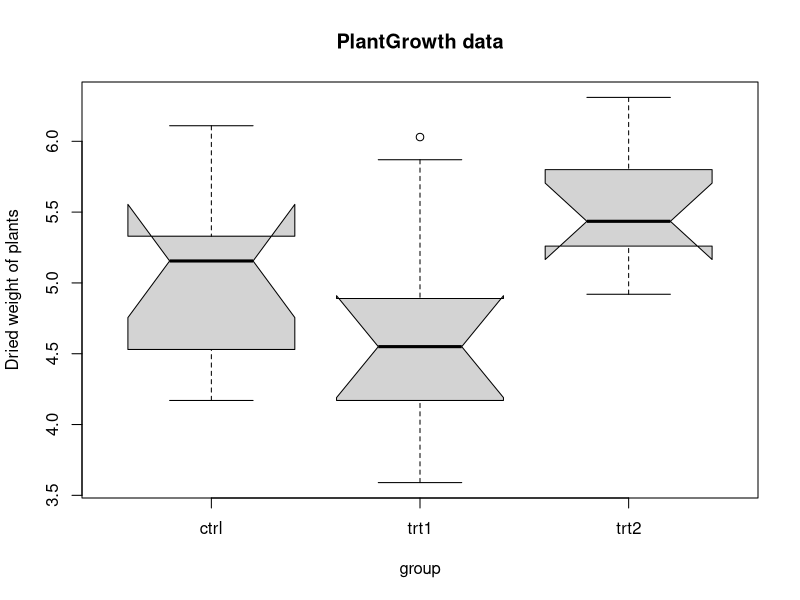
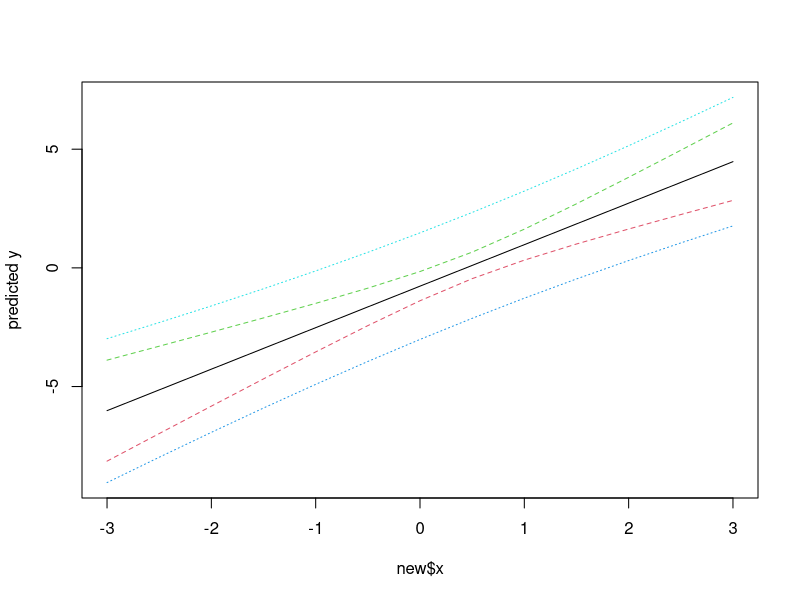

Reproduce these figures in R, in order.
## ---- chunk 1
knitr::opts_chunk$set(
	echo = TRUE,
	message = FALSE,
	warning = FALSE
)
## ---- chunk 2
## Examples of specific questions ?

#  - For future farming technique for a specified plant which treatment condition gives the largest plant yields on average

#  - Which web-site design is most viewed by customers  ?

#  - What will the temperature be next Thurseday ?

#  - What will my fourth quarter sales in region C be ?
  
#  - Which viewers like the same types of movies?
  
#  - Which plant is in this image ?

#  - What will be the Share price next month ?

## ---- chunk 3
require(stats); require(graphics)
boxplot(weight ~ group, data = PlantGrowth, main = "PlantGrowth data",
        ylab = "Dried weight of plants", col = "lightgray",
        notch = TRUE, varwidth = TRUE)
anova(lm(weight ~ group, data = PlantGrowth))
## ---- chunk 4
## Predictions
x <- rnorm(15)
y <- x + rnorm(15)
predict(lm(y ~ x))
new <- data.frame(x = seq(-3, 3, 0.5))
predict(lm(y ~ x), new, se.fit = TRUE)
pred.w.plim <- predict(lm(y ~ x), new, interval = "prediction")
pred.w.clim <- predict(lm(y ~ x), new, interval = "confidence")
matplot(new$x, cbind(pred.w.clim, pred.w.plim[,-1]),
        lty = c(1,2,2,3,3), type = "l", ylab = "predicted y")

